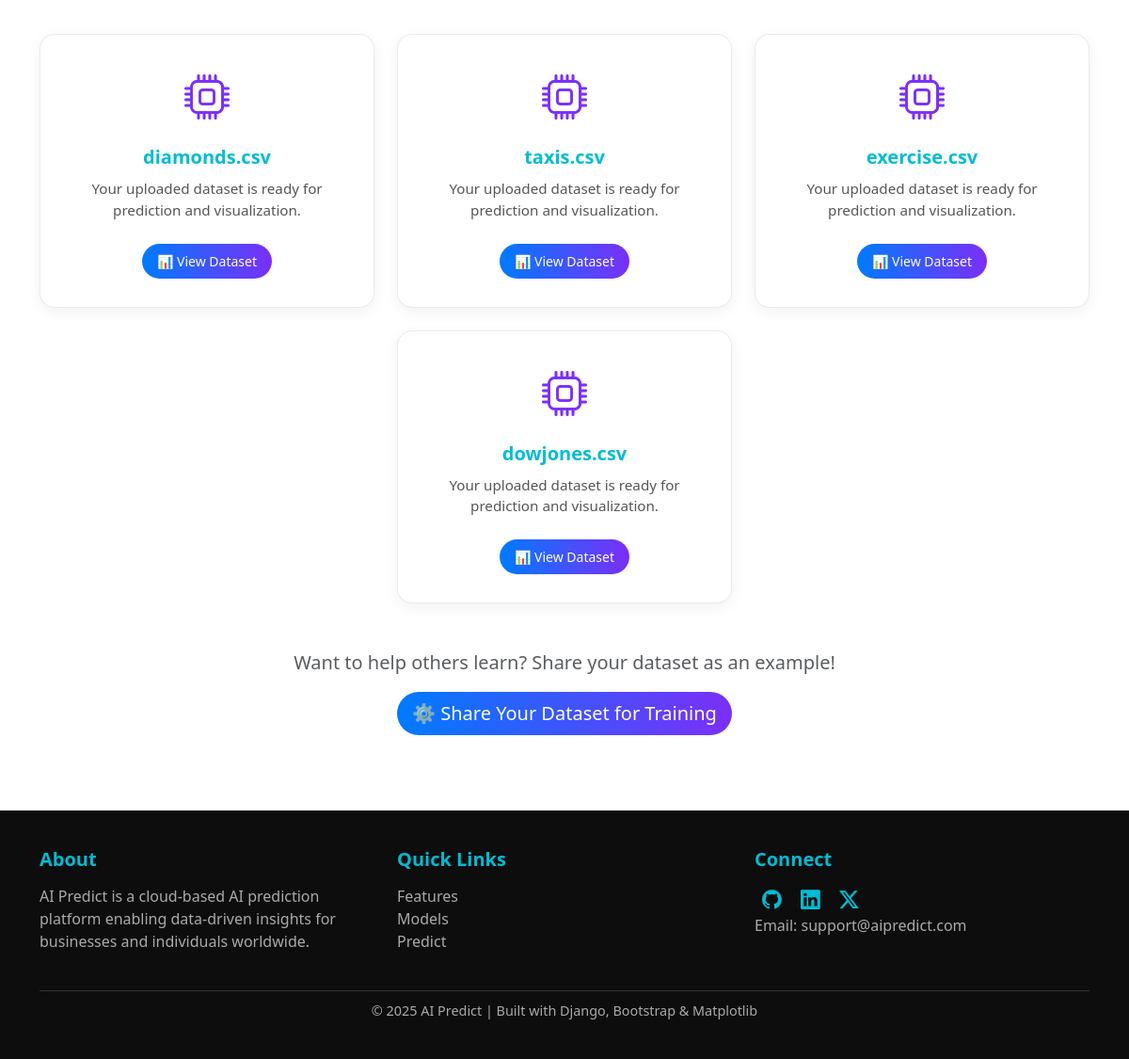
Before: / (lower part) with the older database file.
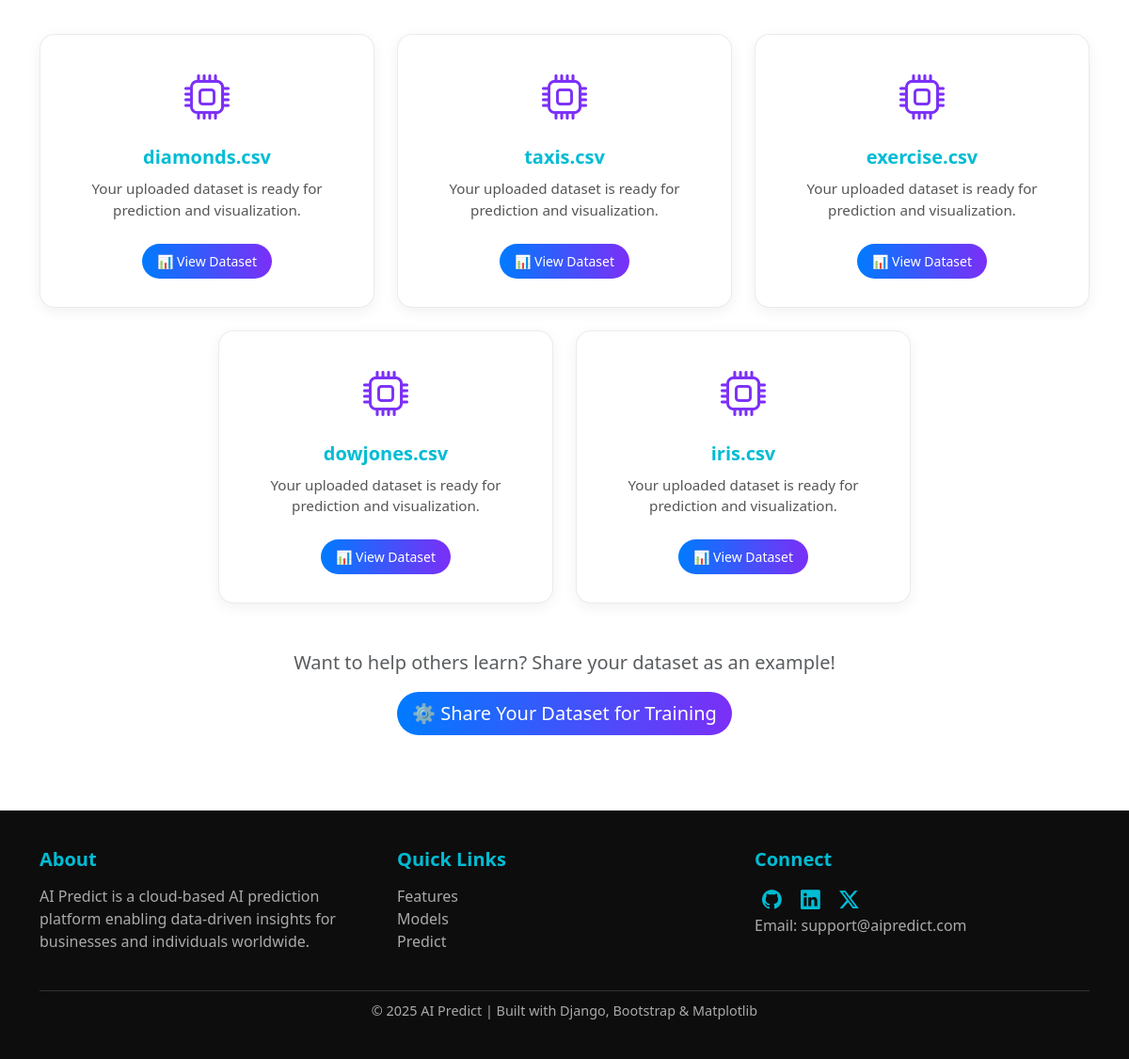
After: the same page with the newer database file.
### data_app/models.py (models this page shows, shortened)
class Dataset(models.Model):
    name = models.CharField(max_length=200)
    file = models.FileField(upload_to='datasets/')
    uploaded_at = models.DateTimeField(auto_now_add=True)

### predict_app/views.py (the view)
# urls.py: 2. Add a URL to urlpatterns:  path('', views.home, name='home')
def home(request):
    from data_app.models import Dataset
    dataset = Dataset.objects.all()
    return render(request, 'predict_app/home.html', {'dataset': dataset})

### predict_app/templates/predict_app/home.html (shortened to what this page needs)
{% load static %}
<!DOCTYPE html>
<html lang="en">
<head>
  <link href="https://cdn.jsdelivr.net/npm/bootstrap@5.3.3/dist/css/bootstrap.min.css" rel="stylesheet">
</head>
<body>
  <section id="models" class="models-section">
    <div class="container">
      <div class="row g-4 justify-content-center">
        {% for d in dataset %}
        <div class="col-md-6 col-lg-4">
          <div class="model-card">
            <div class="card-body text-center">
              <div class="model-icon mb-3">
                <i class="bi bi-cpu"></i>
              </div>
              <h5>{{ d.name }}</h5>
              <p>Your uploaded dataset is ready for prediction and visualization.</p>
              <a href="{% url 'dataset_detail' d.id %}" class="btn btn-glow btn-sm mt-2">📊 View Dataset</a>
            </div>
          </div>
        </div>
        {% empty %}
        <div class="text-center">
          <p>No datasets uploaded yet.</p>
          <a href="{% url 'upload_file' %}" class="btn btn-glow btn-sm mt-3">📤 Upload One</a>
        </div>
        {% endfor %}
      </div>
<div class="text-center mt-5">
  <p class="lead text-muted mb-3">
    Want to help others learn? Share your dataset as an example!
  </p>
  <a href="{% url 'train' %}" class="btn btn-glow btn-lg">
    ⚙️ Share Your Dataset for Training
  </a>
</div>
    </div>
  </section>
  <footer>
    <div class="container">
      <div class="row">
        <div class="col-md-4">
          <h5>About</h5>
          <p>AI Predict is a cloud-based AI prediction platform enabling data-driven insights for businesses and individuals worldwide.</p>
        </div>
        <div class="col-md-4">
          <h5>Quick Links</h5>
          <ul class="list-unstyled">
            <li><a href="#features">Features</a></li>
            <li><a href="#models">Models</a></li>
            <li><a href="{% url 'upload_file' %}">Predict</a></li>
          </ul>
        </div>
        <div class="col-md-4">
          <h5>Connect</h5>
          <div class="social-icons">
            <a href="#"><i class="bi bi-github"></i></a>
            <a href="#"><i class="bi bi-linkedin"></i></a>
            <a href="#"><i class="bi bi-twitter-x"></i></a>
          </div>
          <p>Email: <a href="mailto:support@aipredict.com">support@aipredict.com</a></p>
        </div>
      </div>
      <div class="copyright text-center mt-4">
        © 2025 AI Predict | Built with Django, Bootstrap & Matplotlib
      </div>
    </div>
  </footer>
  <link rel="stylesheet" href="https://cdn.jsdelivr.net/npm/bootstrap-icons@1.11.3/font/bootstrap-icons.css">
</body>
</html>

Changed rows visible on the page:
added Dataset: name "iris.csv"
